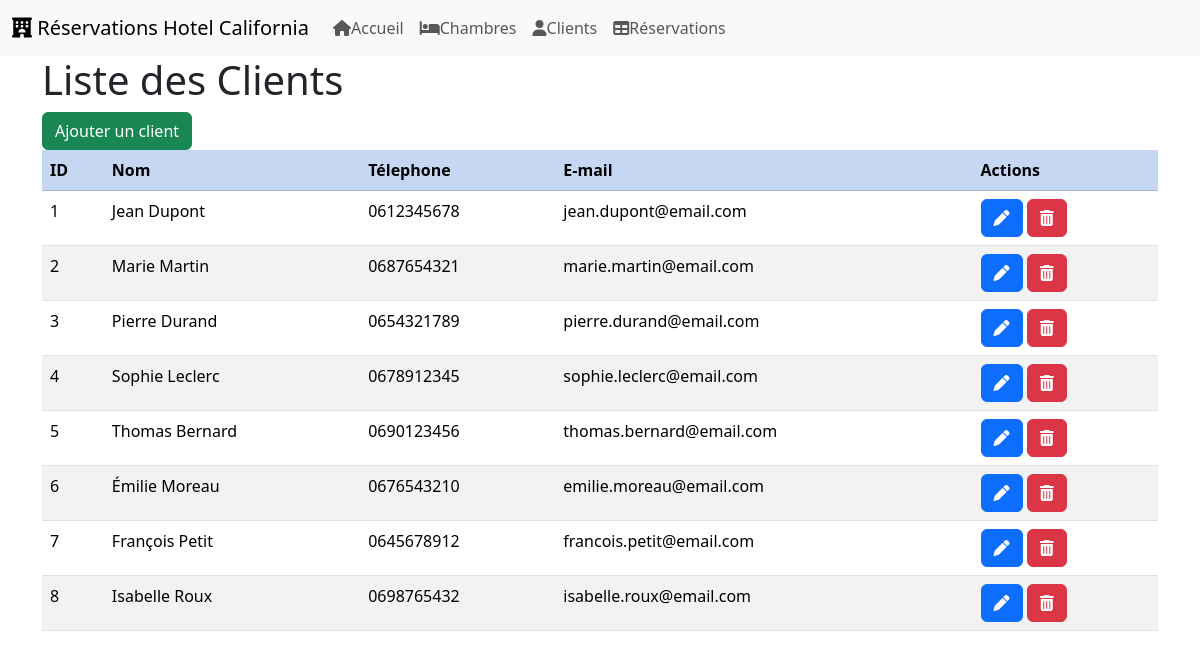
Screenshot of /clients/listClients.php with the database file from the repository.
### tables this page shows
CREATE TABLE clients (
    id INT AUTO_INCREMENT PRIMARY KEY,
    nom VARCHAR(100) NOT NULL,
    email VARCHAR(100) NOT NULL,
    telephone VARCHAR(20) NOT NULL,
    nombre_personnes INT NOT NULL
);

### clients/listClients.php (the view, shortened to what this page needs)
<?php
$conn = openDatabaseConnection();
$stmt = $conn->query("SELECT * FROM clients ORDER BY id");
$clients = $stmt->fetchAll(PDO::FETCH_ASSOC);
?>
<!DOCTYPE html>
<html lang="fr">
<head>
    <link href="https://cdnjs.cloudflare.com/ajax/libs/font-awesome/6.7.2/css/all.min.css"rel="stylesheet">
    <link href="https://cdn.jsdelivr.net/npm/bootstrap@5.3.3/dist/css/bootstrap.min.css" rel="stylesheet"
>
</head>
<body>
    <?php include '../assets/navbar.php'; ?>
    <div class="container">
    <h1>Liste des Clients</h1>
    <div class="actions">
    <a href="createClient.php" class="btn btn-success" >Ajouter un client</a>
    </div>
    <table class="table table-striped">
        <tr class="table-primary table-striped">
            <th>ID</th>
            <th>Nom</th>
            <th>Télephone</th>
            <th>E-mail</th>
            <th>Actions</th>
        </tr>
        <?php foreach($clients as $client): ?>
        <tr>
            <td><?= $client['id'] ?></td>
            <td><?= $client['nom'] ?></td>
            <td><?= $client['telephone'] ?></td>
            <td><?= $client['email'] ?></td>
            <td>
                <a href="editClient.php?id=<?= $client['id'] ?>" class="btn btn-primary"><i class="fas fa-pen"></i></a>
                <a href="deleteClient.php?id=<?= $client['id'] ?>" class="btn btn-danger"
                    onclick="return confirm('Êtes-vous sûr?')"><i class="fa-solid fa-trash-can"></i>
                </a>
            </td>
        </tr>
        <?php endforeach; ?>
    </table>
    </div>
</body>
</html>

### rows the page displays
clients: id "1", nom "Jean Dupont", telephone "0612345678", email "jean.dupont@email.com"
clients: id "2", nom "Marie Martin", telephone "0687654321", email "marie.martin@email.com"
clients: id "3", nom "Pierre Durand", telephone "0654321789", email "pierre.durand@email.com"
clients: id "4", nom "Sophie Leclerc", telephone "0678912345", email "sophie.leclerc@email.com"
clients: id "5", nom "Thomas Bernard", telephone "0690123456", email "thomas.bernard@email.com"
clients: id "6", nom "Émilie Moreau", telephone "0676543210", email "emilie.moreau@email.com"
clients: id "7", nom "François Petit", telephone "0645678912", email "francois.petit@email.com"
clients: id "8", nom "Isabelle Roux", telephone "0698765432", email "isabelle.roux@email.com"
